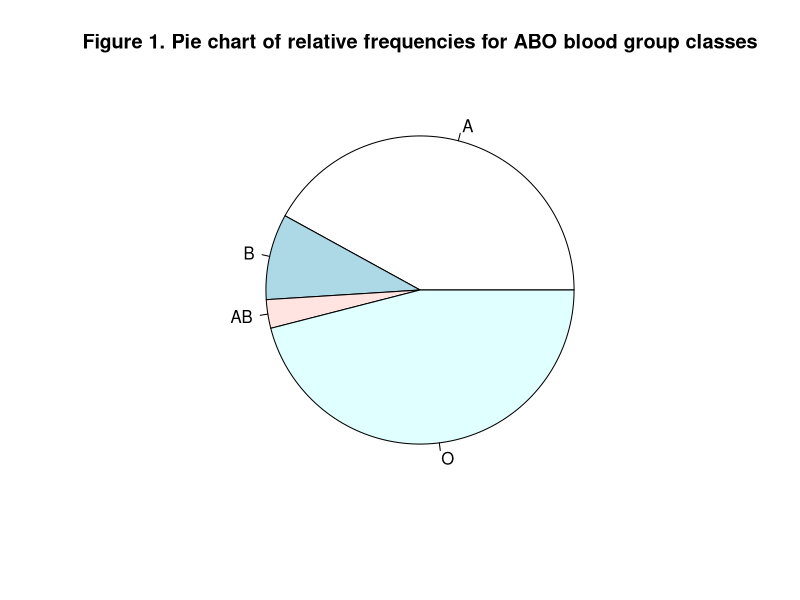

The R script that drew this image: (Note: this script raises an error after producing the figure.)
## ---- chunk 1

slices <- c(42, 9, 3, 46)
lbls <- c("A", "B", "AB", "O")
pie(slices, labels = lbls, main="Figure 1. Pie chart of relative frequencies for ABO blood group classes")

## ---- chunk 2

library(ggplot2)
p <- ggplot(penguins_raw, aes(x = culmen_length_mm, y = culmen_depth_mm, color = species, fill = species)) +
  geom_point() +
  geom_smooth(method = "lm", formula = "y ~ x", alpha = 0.3) +
  scale_color_viridis_d() +
  scale_fill_viridis_d() +
  labs(x = "Culmen Length (mm)", y = "Culmen depth (mm)", fill = "Species", color = "Species")
p
